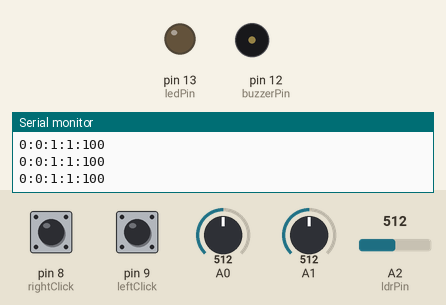
This sketch was run on a simulated Arduino Uno, built with avr-gcc and run on an emulated ATmega328P. On the bench: output pins drawn as LEDs (lit = HIGH), buzzer (waves = sounding, pin HIGH), the last lines printed to the serial monitor. Inputs (shaded band) come from the test bench; at power-on: A2 (ldrPin) = 512, pin 8 (rightClick) HIGH, pin 9 (leftClick) HIGH, A0 = 512, A1 = 512.

Above: at 1.2 s.
1.3 s: A2 (ldrPin) set to 411
2.8 s: A2 (ldrPin) set to 385
At 3.6 s:
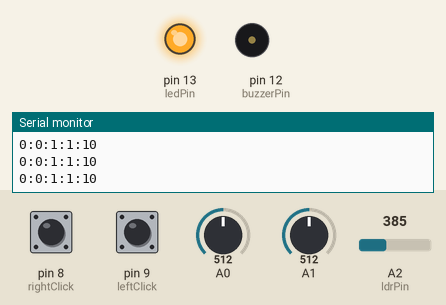
7.3 s: A2 (ldrPin) set to 410
At 7.7 s:
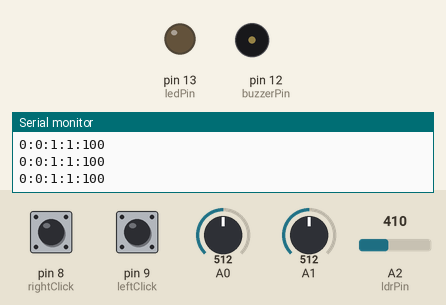
11.8 s: A2 (ldrPin) set to 390
At 12.1 s:
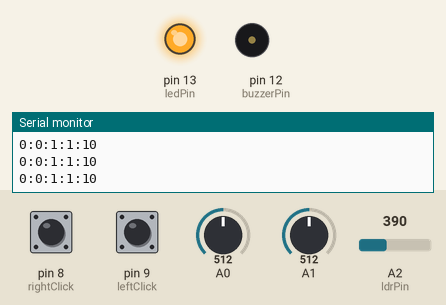
Timing chart, 0 to 14.3 s (numbered marks = the images above; inputs shaded):
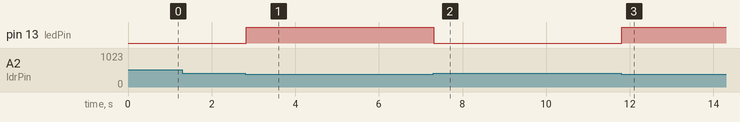

Measured:
- the behaviour switches between 401 and 400 on A2 (ldrPin) (found by bisection; images 0 and 1)
- after the input at 2.8 s, pin 13 (ledPin): LOW → HIGH at once
- after the input at 7.3 s, pin 13 (ledPin): HIGH → LOW at once
- after the input at 11.8 s, pin 13 (ledPin): LOW → HIGH at once

The sketch:

Project4.ino
```cpp
/*
 * Ryan Phadnis and Alexa Brown
 * Project 4 -- CSC 332
 * Dr. Paul Pauca -- Wake Forest University
 * April/May 2022
 */


const int ldrPin = A2;
const int ledPin = 13;
const int buzzerPin = 12;
const int rightClick = 8;
const int leftClick = 9;
;


void setup()
{
  Serial.begin(9600);
  pinMode(leftClick,INPUT);
  pinMode(rightClick,INPUT);
  pinMode(ldrPin, INPUT); //light sensor
  pinMode(ledPin,OUTPUT); //LED
  pinMode(buzzerPin, OUTPUT);
  digitalWrite(leftClick,HIGH);
  digitalWrite(rightClick,HIGH);
  digitalWrite(ledPin,LOW);
  digitalWrite(buzzerPin,LOW);

}

void loop() {
  int ldrStatus = analogRead(ldrPin);
  int bright = 100;
  int prev_bright = 1000;
  int prev_state=0;   // previous state of switch
  int prev_state_right=0;
  int z=0,xpos=0,ypos=0,f=0;
  int x=analogRead(A0);
  int y=analogRead(A1);


  if (ldrStatus <= 400)
  {
    prev_bright = bright;
    bright = 10;
    digitalWrite(ledPin, HIGH);
   // digitalWrite(buzzerPin, HIGH);     //can uncomment this code to allow the buzzer to buzz when the room light changes


  }
  if(ldrStatus > 400)
  {
    prev_bright = bright;
    bright = 100;
    digitalWrite(ledPin, LOW);
   // digitalWrite(buzzerPin, LOW);     //can uncomment this code to allow the buzzer to buzz when the room light changes

  }


  int sensitivity= 12;    // you can adjust the sensitivity based on your comfort
  if(x>=550)                     // when moved up
    xpos=map(x,550,1023,0,sensitivity);
  if(x<=450)                   // when moved down
    xpos=map(x,450,0,0,-sensitivity);
  if(y>=550)                    // when moved right
    ypos=map(y,550,1023,0,sensitivity);
  if(y<=450)                  // when moved left
    ypos=map(y,450,0,0,-sensitivity);

  int curr_state=digitalRead(9);
  int curr_state_right = digitalRead(8);
  if(curr_state==1 && prev_state==0)   // when SW is pressed
    z=1;
  else
    z=0;

  if (curr_state_right==1 && prev_state_right==0)
    f=1;
  else
    f=0;


  if(xpos!=0 or ypos!=0 or z==1 or f==1 or bright != prev_bright or bright == 50) // prints only when the joystick is moved or when room light changes
  {
    Serial.print(ypos);    // print the data and separating by ":"
    Serial.print(":");
    Serial.print(xpos);
    Serial.print(":");
    Serial.print(z);
    Serial.print(":");
    Serial.print(f);
    Serial.print(":");
    Serial.println(bright);
    Serial.flush();

  }
  prev_state=curr_state;
  prev_state_right=curr_state_right;

  delay(10);         // for normal operation
}
```
